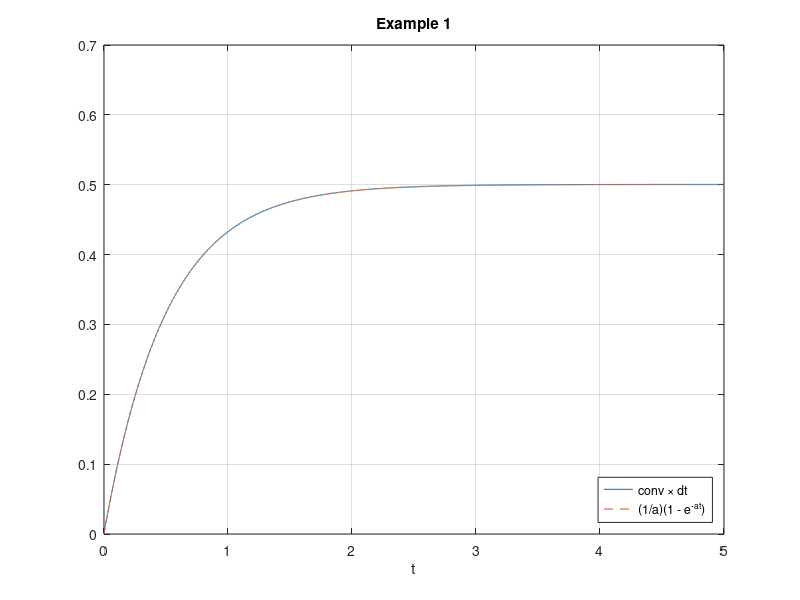
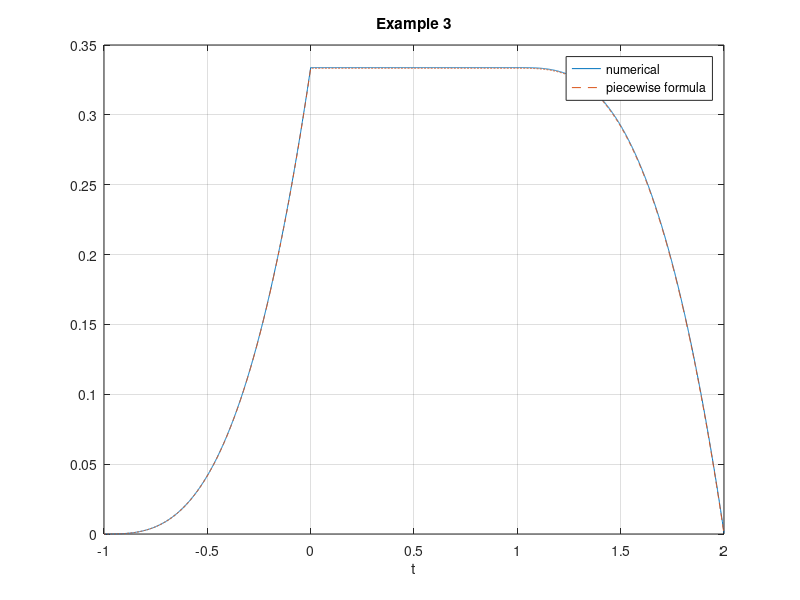
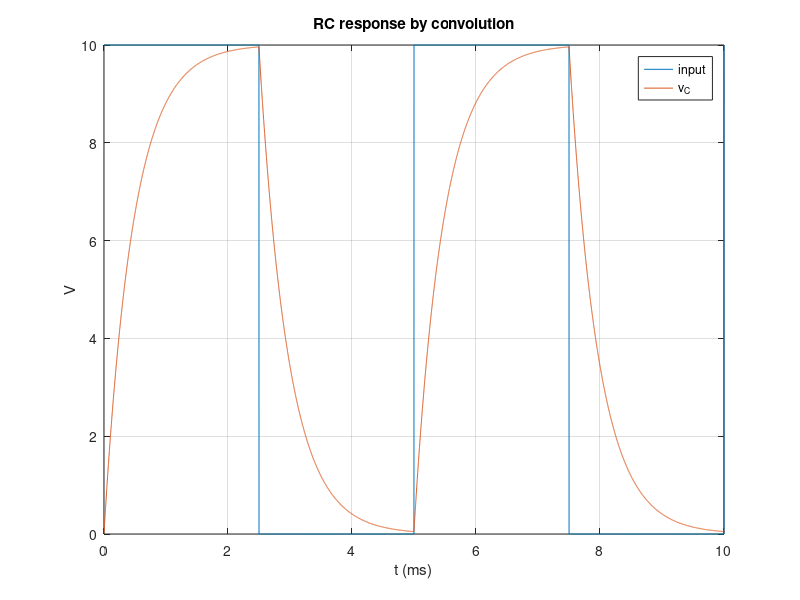

Recreate these plots in MATLAB, in order.
% Signals and Systems — The Convolution Integral
%title: The Convolution Integral, Numerically
%ar-title: تكامل الالتفاف عدديًا
%lesson: ss-ch2-3
%course: signals-systems

%% Approximate the integral with conv
%ar: ∫ x(τ) h(t − τ) dτ ≈ Σ x(k dt) h(t − k dt) dt. أي: conv(x, h) * dt. كلما صغرت dt زادت الدقة.
dt = 1e-3; t = 0:dt:5;
a = 2; x = exp(-a*t); h = ones(size(t));          % x = e^{-at}u(t), h = u(t)
y = conv(x, h)*dt; y = y(1:numel(t));
yf = (1/a)*(1 - exp(-a*t));
fprintf('max error = %.4f (shrinks with dt)\n', max(abs(y - yf)))
plot(t, y, t, yf, '--'); grid on; xlabel('t'); legend('conv \times dt', '(1/a)(1 - e^{-at})', 'Location', 'southeast'); title('Example 1')

%% Example 3: t^2 on (0,1) with a pulse on (-1,1)
%ar: الإشارتان تبدآن عند زمنين مختلفين، فبداية الناتج = مجموع البدايتين (−1). نقارن بالقوانين المجزأة.
dt = 1e-3; t1 = 0:dt:1; t2 = -1:dt:1;
x1 = t1.^2; x2 = ones(size(t2));
y = conv(x1, x2)*dt; ty = (0:numel(y)-1)*dt + t1(1) + t2(1);
yf = (ty + 1).^3/3 .* (ty >= -1 & ty < 0) + (1/3) .* (ty >= 0 & ty < 1) + (1/3 - (ty - 1).^3/3) .* (ty >= 1 & ty <= 2);
fprintf('max error = %.4f\n', max(abs(y - yf)))
figure; plot(ty, y, ty, yf, '--'); grid on; xlabel('t'); legend('numerical', 'piecewise formula'); title('Example 3')

%%! Project idea: RC circuit response to any input
%ar: مشروع يربط بالدوائر: دائرة RC استجابتها h(t) = (1/τ)e^{−t/τ}. الخرج لأي دخل = التفاف الدخل مع h. جرّب موجة مربعة: ستظهر الشحن والتفريغ كما في معمل الدوائر 2.
tau = 0.47e-3; dt = 1e-6; t = 0:dt:10e-3;
h = (1/tau)*exp(-t/tau);
vin = 10*(mod(t, 5e-3) < 2.5e-3);
vc = conv(vin, h)*dt; vc = vc(1:numel(t));
figure; plot(t*1e3, vin, t*1e3, vc); grid on; xlabel('t (ms)'); ylabel('V'); legend('input', 'v_C'); title('RC response by convolution')
